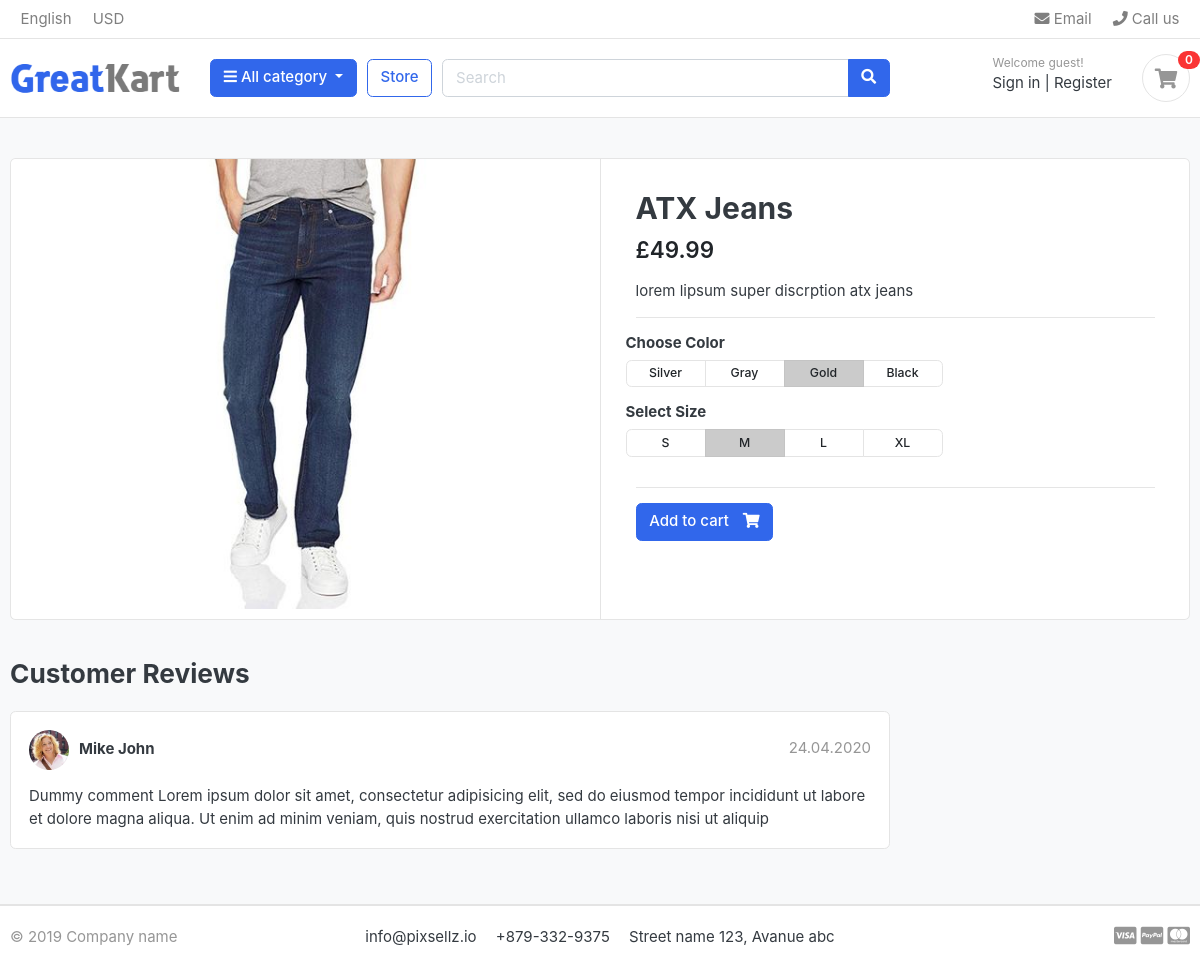
Page /store/jeans/atx-jeans/ on the committed database.
### store/models.py (models this page shows, shortened)
class Product(models.Model):
    name = models.CharField(max_length=255, unique=True)
    slug = models.SlugField(max_length=255, unique=True)
    description = models.TextField(max_length=1000, blank=True)
    price = models.FloatField()
    images = models.ImageField(upload_to='images/products')
    stock = models.IntegerField()
    is_available = models.BooleanField(default=True)
    category = models.ForeignKey(Category, on_delete=models.CASCADE)
    ceated_date = models.DateTimeField(auto_now_add=True)
    modified_date = models.DateTimeField(auto_now=True)

### store/views.py (the view)
# urls.py: path('<slug:category_slug>/<slug:product_slug>/', views.product_detail, name='product_detail')
def product_detail(request, category_slug, product_slug):
    try:
        product = Product.objects.get(category__slug=category_slug, slug=product_slug)
    except Exception as e:
        raise e
    return render(request, 'store/product_detail.html', {
        'product': product
    })

### templates/store/product_detail.html (shortened to what this page needs)
{% extends 'layout.html' %}
{% load static %}
{% block content %}
<section class="section-content padding-y bg">
<div class="container">
<div class="card">
	<div class="row no-gutters">
		<aside class="col-md-6">
            <article class="gallery-wrap">
	            <div class="img-big-wrap">
	                <a href="#"><img src="{{ product.images.url }}"></a>
	            </div>
            </article>
		</aside>
		<main class="col-md-6 border-left">
            <article class="content-body">
                <h2 class="title">{{ product.name }}</h2>
                <div class="mb-3">
	                <var class="price h4">£{{ product.price }}</var>
                </div>
                <p>{{ product.description }}</p>
                <hr>
                <div class="row">
                    <div class="item-option-select">
                        <h6>Choose Color</h6>
                        <div class="btn-group btn-group-sm btn-group-toggle" data-toggle="buttons">
                        <label class="btn btn-light">
                            <input type="radio" name="radio_color"> Silver
                        </label>
                        <label class="btn btn-light">
                            <input type="radio" name="radio_color" > Gray
                        </label>
                        <label class="btn btn-light active">
                            <input type="radio" name="radio_color checked"> Gold
                        </label>
                        <label class="btn btn-light">
                            <input type="radio" name="radio_color"> Black
                        </label>
                        </div>
                    </div>
                </div>
                <div class="row">
                    <div class="item-option-select">
                        <h6>Select Size</h6>
                        <div class="btn-group btn-group-sm btn-group-toggle" data-toggle="buttons">
                        <label class="btn btn-light">
                            <input type="radio" name="radio_color"> S
                        </label>
                        <label class="btn btn-light active">
                            <input type="radio" name="radio_color" checked> M
                        </label>
                        <label class="btn btn-light">
                            <input type="radio" name="radio_color"> L
                        </label>
                        <label class="btn btn-light">
                            <input type="radio" name="radio_color"> XL
                        </label>
                        </div>
                    </div>
                </div>
	            <hr>
                <a href="./product-detail.html" class="btn  btn-primary"> <span class="text">Add to cart</span> <i class="fas fa-shopping-cart"></i>  </a>
            </article>
		</main>
	</div>
</div>
<br>
<div class="row">
			<div class="col-md-9">
	<header class="section-heading">
		<h3>Customer Reviews </h3>
	</header>
	<article class="box mb-3">
		<div class="icontext w-100">
			<img src="{% static './images/avatars/avatar1.jpg' %}" class="img-xs icon rounded-circle">
			<div class="text">
				<span class="date text-muted float-md-right">24.04.2020 </span>
				<h6 class="mb-1">Mike John </h6>
			</div>
		</div>
		<div class="mt-3">
			<p>
				Dummy comment Lorem ipsum dolor sit amet, consectetur adipisicing elit, sed do eiusmod
				tempor incididunt ut labore et dolore magna aliqua. Ut enim ad minim veniam,
				quis nostrud exercitation ullamco laboris nisi ut aliquip
			</p>
		</div>
	</article>
	</div>
</div>
</div>
</section>
{% endblock content %}

### static/css/ui.css (style rules this page uses)
html { font-family: "Inter", sans-serif; font-size: 15px; }
.content-body { flex: 1 1 auto; padding: 2rem 2.3rem; }
.img-xs, .img-sm, .img-md, .img-lg { -o-object-fit: cover; object-fit: cover; flex-shrink: 0; flex-grow: 0; }
.img-xs { width: 40px; height: 40px; }
.padding-y { padding-top: 40px; padding-bottom: 40px; }
var { font-style: normal; }
article:after, .form-group:after { display: block; clear: both; content: ""; }
.bg { background-color: #f8f9fa; }
.section-heading { margin-bottom: 20px; margin-top: 15px; }
p:last-child { margin-bottom: 0; }
.btn-light { background-color: #fff; border-color: #e4e4e4; }
.btn .text + i { margin-left: 10px; }
.icontext { display: inline-flex; align-items: center; vertical-align: middle; }
.icontext .text { width: 100%; line-height: 1.2; }
.icontext .icon { position: relative; margin-right: 10px; flex-shrink: 0; flex-grow: 0; }
.price { font-weight: 600; color: #212529; }
.box { padding: 18px; background: #fff; border-radius: 0.37rem; border: 1px solid #e4e4e4; }
.box img { max-width: 100%; }
.gallery-wrap .img-big-wrap { margin-bottom: 10px; border-radius: 0.37rem; overflow: hidden; background-color: #fff; }
.gallery-wrap .img-big-wrap a { text-align: center; display: block; }
.gallery-wrap .img-big-wrap img { height: 450px; width: auto; display: inline-block; }
.item-option-select { margin-bottom: 1rem; display: inline-block; margin-right: 15px; }
.item-option-select .btn { min-width: 80px; }

### rows in the picture
Product: images (picture), name "ATX Jeans", price "49.99", description "lorem lipsum super discrption atx jeans"
